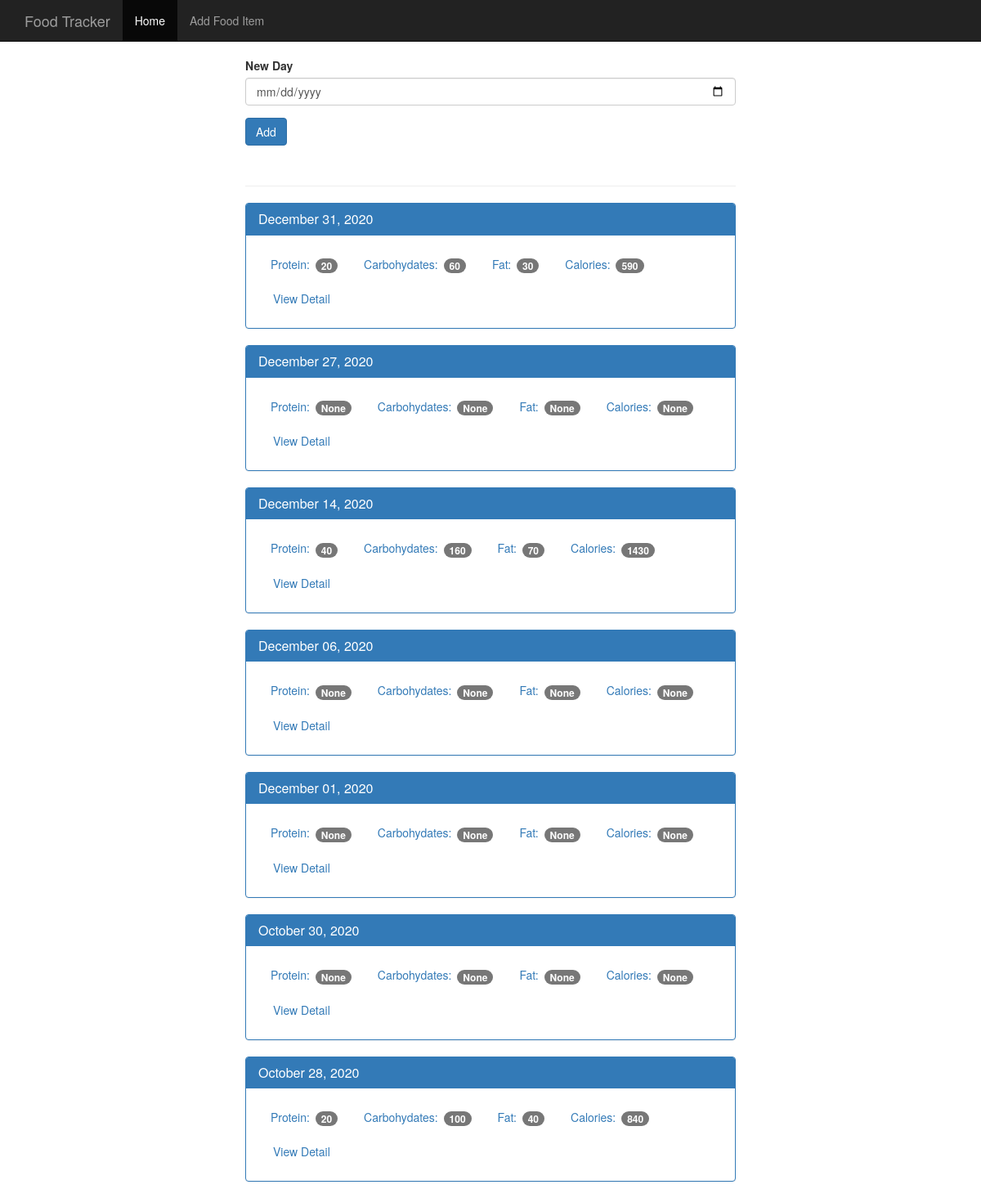
Before: / with the older database file.
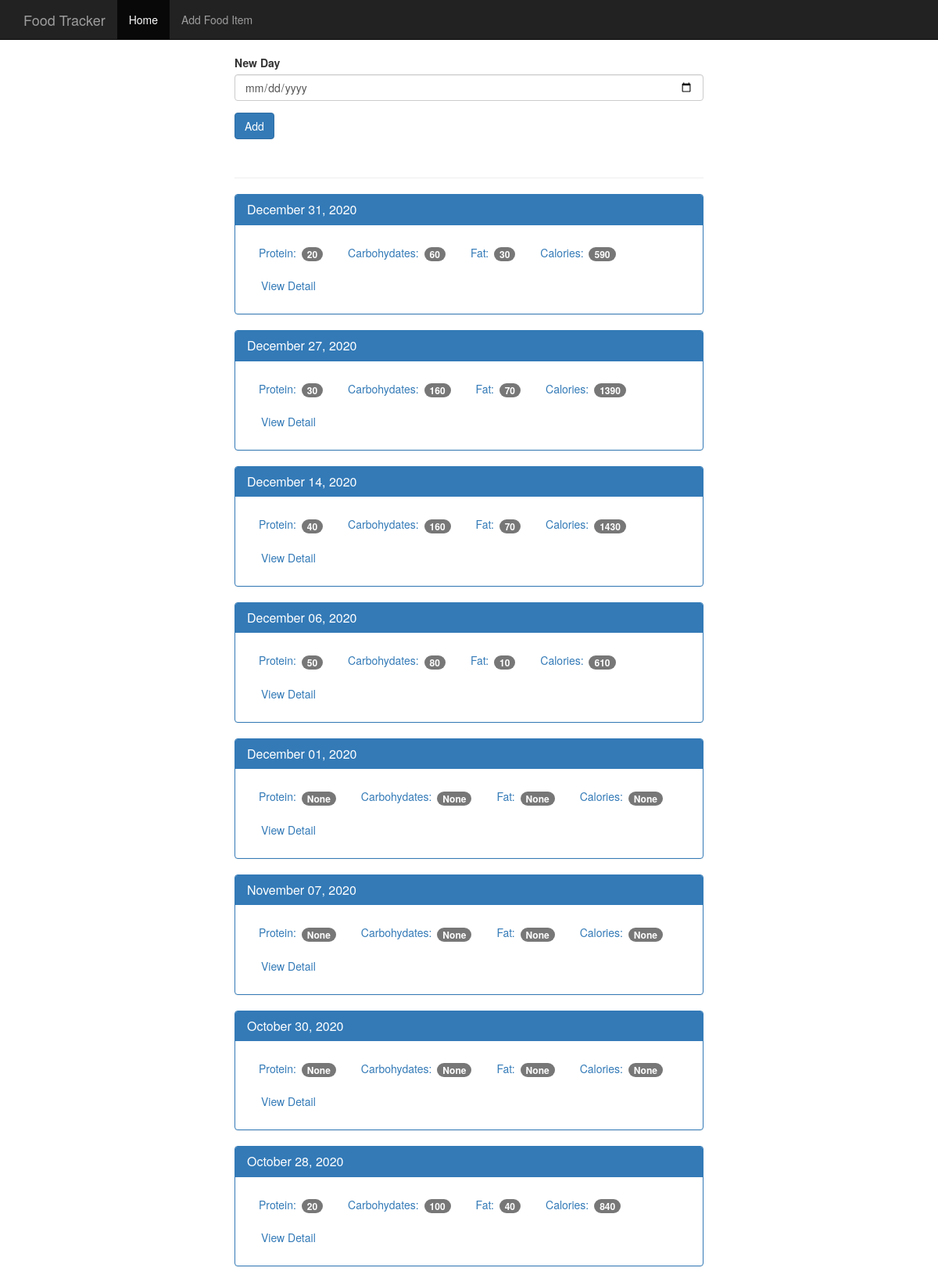
After: the same page with the newer database file.
### tables this page shows
CREATE TABLE date(
    id integer primary key autoincrement,
    entry_date date not null
);

### app.py (the view)
@app.route('/',methods = ['GET','POST'])
def index():
    db = get_db()
    if request.method == 'POST':
        date = request.form['date']
        dt = datetime.strptime(date,'%Y-%m-%d')
        database_date = datetime.strftime(dt,'%Y%m%d')
        db.execute('insert into date (entry_date) values (?)',[database_date])
        db.commit()
    cur = db.execute('select date.entry_date, sum(food.protein) as protein, sum(food.carbohydrates) as carbohydrates\
        , sum(food.fat) as fat, sum(food.calories) as calories \
        from date left join food_date on food_date.log_date_id = date.id \
            left join food on food.id = food_date.food_id group by date.id order by date.entry_date desc')
    results = cur.fetchall()
    r1 = []
    for i in results:
        sd = {}
        sd['date'] = i['entry_date']
        sd['protein'] = i['protein']
        sd['carbohydrates'] = i['carbohydrates']
        sd['fat'] = i['fat']
        sd['calories'] = i['calories']
        d = datetime.strptime(str(i['entry_date']),'%Y%m%d')
        sd['entry_date'] = datetime.strftime(d,'%B %d, %Y')
        r1.append(sd)
    return render_template('home.html',results = r1)

### database_func.py (called while the page is built)
def connect_db():
    sql = sqlite3.connect('food_data.db')
    sql.row_factory = sqlite3.Row
    return sql

def get_db():
    if not hasattr(g,'sqlite3'):
        g.sqlite_db = connect_db()
    return g.sqlite_db

### templates/home.html
{% extends "base.html" %}
{% block body %}
    <nav class="navbar navbar-inverse navbar-fixed-top">
      <div class="container">
        <div class="navbar-header">
          <a class="navbar-brand" href="{{url_for('index')}}">Food Tracker</a>
        </div>
        <div id="navbar" class="navbar-collapse collapse">
          <ul class="nav navbar-nav">
            <li class="active"><a href="{{url_for('index')}}">Home</a></li>
            <li><a href="{{url_for('add_food')}}">Add Food Item</a></li>
          </ul>
        </div>
      </div>
    </nav>
    <div class="container theme-showcase col-sm-6 col-sm-offset-3" role="main">
      <div class="row">
        <div>
          <form method="POST" action="/">
            <div class="form-group">
              <label for="new-day">New Day</label>
              <input type="date" class="form-control" name = "date" id="new-day">
            </div>
            <button type="submit" class="btn btn-primary">Add</button>
          </form>
          <div class="page-header"></div>
          {% for i in results %}
          <div class="panel panel-primary">
            <div class="panel-heading">
              <h3 class="panel-title">{{i.entry_date}}</h3>
            </div>
            <div class="panel-body">
              <ul class="nav nav-pills" role="tablist">
                <li><a>Protein: <span class="badge">{{i.protein}}</span></a></li>
                <li><a>Carbohydates: <span class="badge">{{i.carbohydrates}}</span></a></li>
                <li><a>Fat: <span class="badge">{{i.fat}}</span></a></li>
                <li><a>Calories: <span class="badge">{{i.calories}}</span></a></li>
                <li><a href="{{url_for('view',date = i.date)}}" type="button" class="btn btn-link">View Detail</a></li>
              </ul>
            </div>
          </div>
          {% endfor %}
        </div>
      </div>
    </div>
{% endblock %}

### templates/base.html (shortened to what this page needs)
<!DOCTYPE html>
<html lang="en">
  <head>
    <link href="{{url_for('static', filename = 'bootstrap.min.css') }}" rel="stylesheet">
    <link href="{{url_for('static', filename = 'theme.css') }}" rel="stylesheet">
  </head>
  <body>
    {% block body %}
    {% endblock %}
  </body>
</html>

### static/theme.css (style rules this page uses)
body { padding-top: 70px; padding-bottom: 30px; }

Changed rows visible on the page:
computed for date "December 27, 2020": protein "None" → "30"; carbohydrates "None" → "160"; fat "None" → "70"; calories "None" → "1390"
computed for date "December 06, 2020": protein "None" → "50"; carbohydrates "None" → "80"; fat "None" → "10"; calories "None" → "610"
added date: entry_date "November 07, 2020", protein "None", carbohydrates "None", fat "None", calories "None"
